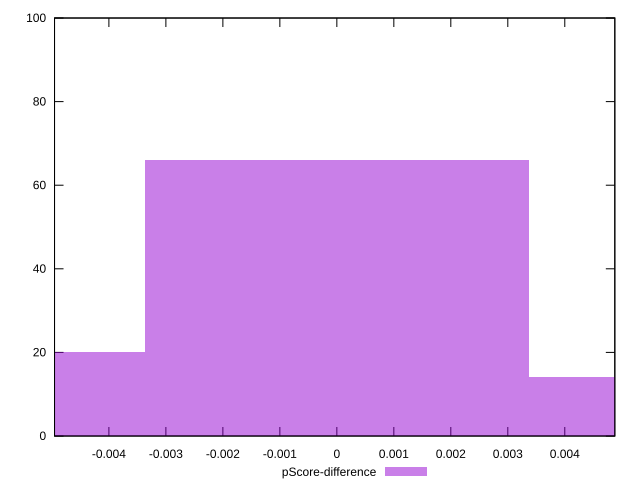

Write gnuplot code to recreate this figure.
reset

$pScoreDifference <<EOF
-0.006726912924372528 20
0 66
0.006726912924372528 14
EOF

set key outside below
set boxwidth 0.006726912924372528
set xrange [-0.004953978041820295:0.004878020686429507]
set yrange [0:100]
set trange [0:100]
set style fill transparent solid 0.5 noborder
set terminal svg size 640, 490 enhanced background rgb 'white'
set output "report_00015_2021-02-09T16-11-33.973Z/interactive/samples/pages+cached+noadtech+nomedia+nocss/pScore-difference/histogram.svg"

plot $pScoreDifference title "pScore-difference" with boxes

reset
